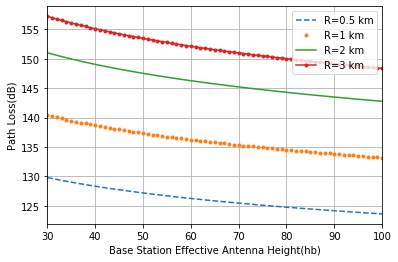

This chart was generated by the following Python code:
import numpy as np
import matplotlib.pyplot as plt

fc = 1950
hm = 1.5
a = np.arange(30,101)
r1=0.5
r2 = 1
r3 = 2
r4 = 3

y1 = 46.3 + 33.9*np.log10(fc)- 13.82*np.log10(a) - (3.2*(np.log10(11.75*hm)*np.log10(11.75*hm))-4.97) + (44.9-6.55*np.log10(a))*np.log10(r1) + 3
y2 = 46.3 + 33.9*np.log10(fc)- 13.82*np.log10(a) - (3.2*(np.log10(11.75*hm)*np.log10(11.75*hm))-4.97) + (44.9-6.55*np.log10(a))*np.log10(r2) + 3
y3 = 46.3 + 33.9*np.log10(fc)- 13.82*np.log10(a) - (3.2*(np.log10(11.75*hm)*np.log10(11.75*hm))-4.97) + (44.9-6.55*np.log10(a))*np.log10(r3) + 3
y4 = 46.3 + 33.9*np.log10(fc)- 13.82*np.log10(a) - (3.2*(np.log10(11.75*hm)*np.log10(11.75*hm))-4.97) + (44.9-6.55*np.log10(a))*np.log10(r4) + 3

plt.plot(a,y1,"--")
plt.plot(a,y2,".")
plt.plot(a,y3,"-")
plt.plot(a,y4,".-")
plt.legend(["R=0.5 km","R=1 km","R=2 km","R=3 km"])
plt.grid(True)
plt.xlim(30,100)
plt.xlabel("Base Station Effective Antenna Height(hb)")
plt.ylabel("Path Loss(dB)")


plt.savefig("HW2.png",bbox_inches = "tight" )